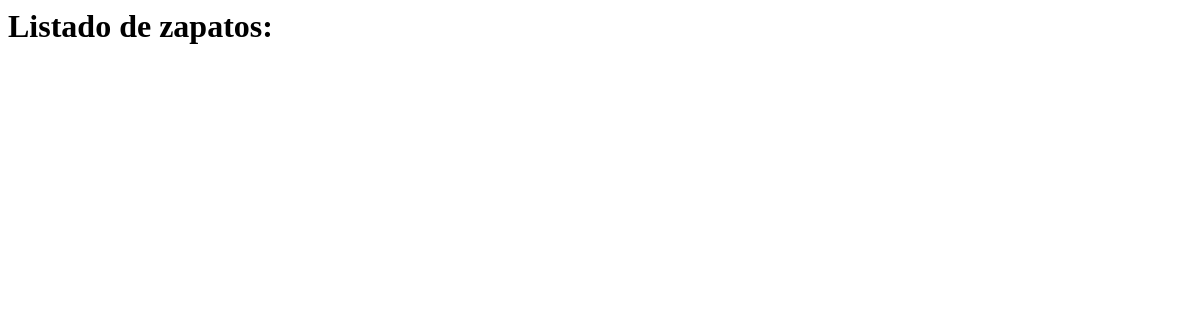
The page /app-zap/lista-zapatos/ on the database as committed earlier.
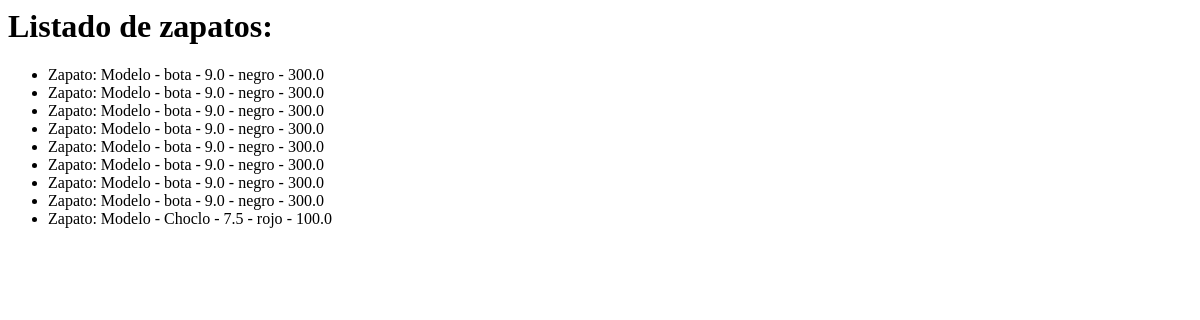
The same page on the database as committed later.
### App_zap/models.py (models this page shows, shortened)
class Zapatos(models.Model):
    modelo = models.CharField(max_length=50)
    color = models.CharField(max_length=50)
    talla = models.FloatField()
    precio = models.FloatField()
    proveedor = models.ForeignKey(Proveedores, on_delete=models.CASCADE, default=1)
    class Meta():
        verbose_name = 'My Shoe'
        verbose_name_plural = "My Shoes"
        ordering = ('-modelo','-talla')
        unique_together = ('modelo','talla')

### App_zap/views.py (the view)
# urls.py: path('lista-zapatos/',lista_zapatos),
def lista_zapatos(self):
    lista = Zapatos.objects.all()
    return render(self, "lista_zapatos.html", {'lista_zapatos': lista})

### App_zap/templates/lista_zapatos.html (shortened to what this page needs)
<html lang="en">
<head>
</head>
<body>
   <h1>Listado de zapatos:</h1>
    <ul>
        {% for zapatos in lista_zapatos %}
            <li>Zapato: Modelo - {{zapatos.modelo}} - {{zapatos.talla}} - {{zapatos.color}} - {{zapatos.precio}}</li>
        {% endfor %}
    </ul>
</body>
</html>

Rows that differ between the two databases and show on the page:
added Zapatos: modelo "bota", talla "9.0", color "negro", precio "300.0"
added Zapatos: modelo "bota", talla "9.0", color "negro", precio "300.0"
added Zapatos: modelo "bota", talla "9.0", color "negro", precio "300.0"
added Zapatos: modelo "bota", talla "9.0", color "negro", precio "300.0"
added Zapatos: modelo "bota", talla "9.0", color "negro", precio "300.0"
added Zapatos: modelo "bota", talla "9.0", color "negro", precio "300.0"
added Zapatos: modelo "bota", talla "9.0", color "negro", precio "300.0"
added Zapatos: modelo "bota", talla "9.0", color "negro", precio "300.0"
added Zapatos: modelo "Choclo", talla "7.5", color "rojo", precio "100.0"
